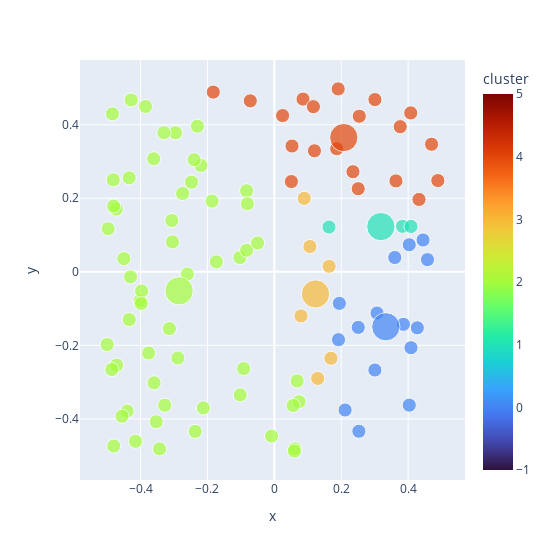

Notebook code for this chart:
### Markdown cell above
The next step is to recalculate the centroid locations using the points that were assigned to each centroid. And these centroids are just the mean value of the points.

### Code cell
#| code-fold: true
#| code-summary: "Show the code"
#| label: fig-kmeans-centroids
#| fig-cap: "Next step in k-means: move centroids so they are in the middle of each cluster"

def move_centroids(centroids, data, cluster_memb):
    for ki in range(centroids.shape[0]):
        inds = np.argwhere( cluster_memb == ki)
        if inds.size > 0:
            for dim in range(data.shape[-1]):
                centroids[ki,dim] = np.mean(data[inds,dim], axis=0)
    return centroids

centroids = move_centroids(centroids, datak, cluster_memb)
#print("These centroids should be fairly 'centered' in their respective groups of data.")
plot_kmeans(datak, centroids, cluster_memb=cluster_memb)

### Figure 1 — Plotly figure (JSON) as saved in the notebook; plotly's stock layout.template omitted (floating-point values rounded to 4 significant figures)
{"data": [{"hovertemplate": "x=%{x}<br>y=%{y}<br>sizes=%{marker.size}<br>cluster=%{marker.color}<extra></extra>", "legendgroup": "", "marker": {"color": [2, 2, 2, 2, 2, 2, 2, 2, 2, 2, 4, 2, 4, 2, 2, 2, 0, 0, 4, 2, 4, 2, 2, 0, 2, 2, 2, 2, 2, 3, 2, 0, 2, 3, 0, 0, 2, 2, 0, 4, 1, 0, 2, 4, 1, 2, 2, 2, 0, 2, 2, 0, 1, 2, 4, 2, 4, 2, 4, 0, 2, 2, 0, 4, 2, 4, 2, 0, 0, 4, 2, 2, 2, 2, 2, 2, 2, 2, 2, 4, 2, 4, 2, 2, 3, 4, 3, 4, 3, 2, 3, 0, 2, 2, 4, 2, 4, 4, 2, 4, 0, 1, 2, 3, 4], "coloraxis": "coloraxis", "size": [1, 1, 1, 1, 1, 1, 1, 1, 1, 1, 1, 1, 1, 1, 1, 1, 1, 1, 1, 1, 1, 1, 1, 1, 1, 1, 1, 1, 1, 1, 1, 1, 1, 1, 1, 1, 1, 1, 1, 1, 1, 1, 1, 1, 1, 1, 1, 1, 1, 1, 1, 1, 1, 1, 1, 1, 1, 1, 1, 1, 1, 1, 1, 1, 1, 1, 1, 1, 1, 1, 1, 1, 1, 1, 1, 1, 1, 1, 1, 1, 1, 1, 1, 1, 1, 1, 1, 1, 1, 1, 1, 1, 1, 1, 1, 1, 1, 1, 1, 1, 4, 4, 4, 4, 4], "sizemode": "area", "sizeref": 0.01, "symbol": "circle"}, "mode": "markers", "name": "", "orientation": "v", "showlegend": false, "type": "scatter", "x": [-0.08298, -0.4999, -0.3532, -0.3137, -0.1032, -0.08081, -0.2955, -0.4726, -0.0827, -0.3596, 0.3007, -0.1866, 0.3764, -0.415, -0.3302, -0.4017, 0.4579, 0.1919, 0.1865, -0.4817, 0.4889, -0.2196, -0.3968, 0.4086, -0.2122, -0.4806, -0.2884, -0.008427, 0.07412, 0.08931, -0.3977, 0.1944, -0.45, 0.1638, 0.4446, 0.4034, -0.3607, -0.1023, 0.4275, 0.2508, 0.3833, 0.2509, -0.2301, -0.07191, 0.1634, -0.3853, -0.05009, -0.09186, 0.4034, -0.4971, -0.1734, 0.3859, 0.4085, -0.4842, 0.1909, -0.3277, 0.4326, -0.434, 0.2539, 0.2115, -0.4801, -0.4717, 0.36, 0.05282, -0.3758, 0.08576, 0.06103, 0.3006, 0.3071, 0.3635, 0.05624, -0.4401, -0.4554, -0.2743, 0.05972, -0.428, 0.0681, -0.2477, -0.3046, 0.47, -0.2602, 0.12, -0.3432, -0.43, 0.1063, -0.1826, 0.07975, 0.05095, 0.1692, -0.4337, 0.1297, 0.2528, -0.2397, -0.3066, 0.02467, -0.2367, 0.2351, 0.4078, -0.486, 0.1168, 0.3334, 0.3184, -0.2847, 0.123, 0.2077], "xaxis": "x", "y": [0.2203, -0.1977, -0.4077, -0.1544, 0.03882, 0.1852, 0.3781, 0.1705, 0.05869, -0.3019, 0.4683, 0.1923, 0.3946, -0.4609, 0.3781, -0.07889, 0.03317, -0.1845, 0.3346, 0.2501, 0.2482, 0.2893, -0.05211, -0.2064, -0.37, 0.1788, -0.2345, -0.4466, -0.3533, 0.1998, -0.08594, -0.08582, 0.0359, 0.01489, 0.08656, -0.3625, 0.3074, -0.3346, -0.1522, 0.226, 0.1237, -0.1511, 0.3959, 0.4648, 0.1217, 0.4495, 0.07839, -0.263, 0.07368, 0.1171, 0.02706, -0.1427, 0.1234, 0.4294, 0.4973, -0.3629, 0.1968, 0.2555, 0.423, -0.3757, -0.4738, -0.2538, 0.03883, 0.342, -0.2208, 0.4696, -0.4814, -0.267, -0.1121, 0.2471, -0.3635, -0.3787, -0.3925, 0.213, -0.4874, 0.4673, -0.2967, 0.2438, 0.08136, 0.3468, -0.00623, 0.329, -0.4814, -0.01365, 0.06885, 0.4886, -0.1199, 0.2453, -0.2351, -0.1299, -0.2898, -0.4335, 0.3048, 0.1395, 0.4248, -0.434, 0.2722, 0.432, -0.2656, 0.449, -0.1494, 0.1229, -0.05174, -0.06021, 0.365], "yaxis": "y"}], "layout": {"coloraxis": {"cmax": 5, "cmin": -1, "colorbar": {"title": {"text": "cluster"}}, "colorscale": [[0, "#30123b"], [0.07143, "#4145ab"], [0.1429, "#4675ed"], [0.2143, "#39a2fc"], [0.2857, "#1bcfd4"], [0.3571, "#24eca6"], [0.4286, "#61fc6c"], [0.5, "#a4fc3b"], [0.5714, "#d1e834"], [0.6429, "#f3c63a"], [0.7143, "#fe9b2d"], [0.7857, "#f36315"], [0.8571, "#d93806"], [0.9286, "#b11901"], [1, "#7a0402"]]}, "legend": {"itemsizing": "constant", "tracegroupgap": 0}, "margin": {"t": 60}, "width": 550, "xaxis": {"anchor": "y", "domain": [0, 1], "title": {"text": "x"}}, "yaxis": {"anchor": "x", "domain": [0, 1], "title": {"text": "y"}}}}
